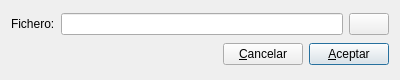
<?xml version="1.0" encoding="UTF-8"?>
<ui version="4.0">
 <class>pide_fich</class>
 <widget class="QDialog" name="pide_fich">
  <property name="geometry">
   <rect>
    <x>0</x>
    <y>0</y>
    <width>400</width>
    <height>80</height>
   </rect>
  </property>
  <property name="windowTitle">
   <string>Petición de Fichero</string>
  </property>
  <layout class="QVBoxLayout" name="verticalLayout">
   <item>
    <layout class="QHBoxLayout" name="horizontalLayout">
     <item>
      <widget class="QLabel" name="label">
       <property name="text">
        <string>Fichero:</string>
       </property>
      </widget>
     </item>
     <item>
      <widget class="QLineEdit" name="nombre_fich_lineEdit"/>
     </item>
     <item>
      <widget class="QPushButton" name="fichpushButton">
       <property name="text">
        <string/>
       </property>
       <property name="icon">
        <iconset resource="keme.qrc">
         <normaloff>:/iconos/graf/fileimport.png</normaloff>:/iconos/graf/fileimport.png</iconset>
       </property>
      </widget>
     </item>
    </layout>
   </item>
   <item>
    <layout class="QHBoxLayout" name="horizontalLayout_2">
     <item>
      <spacer name="horizontalSpacer">
       <property name="orientation">
        <enum>Qt::Horizontal</enum>
       </property>
       <property name="sizeHint" stdset="0">
        <size>
         <width>40</width>
         <height>20</height>
        </size>
       </property>
      </spacer>
     </item>
     <item>
      <widget class="QPushButton" name="cancelar_pushButton">
       <property name="text">
        <string>&amp;Cancelar</string>
       </property>
      </widget>
     </item>
     <item>
      <widget class="QPushButton" name="pushButton_2">
       <property name="text">
        <string>&amp;Aceptar</string>
       </property>
       <property name="default">
        <bool>true</bool>
       </property>
      </widget>
     </item>
    </layout>
   </item>
  </layout>
 </widget>
 <resources>
  <include location="keme.qrc"/>
 </resources>
 <connections>
  <connection>
   <sender>cancelar_pushButton</sender>
   <signal>clicked()</signal>
   <receiver>pide_fich</receiver>
   <slot>reject()</slot>
   <hints>
    <hint type="sourcelabel">
     <x>231</x>
     <y>55</y>
    </hint>
    <hint type="destinationlabel">
     <x>177</x>
     <y>35</y>
    </hint>
   </hints>
  </connection>
  <connection>
   <sender>pushButton_2</sender>
   <signal>clicked()</signal>
   <receiver>pide_fich</receiver>
   <slot>accept()</slot>
   <hints>
    <hint type="sourcelabel">
     <x>360</x>
     <y>53</y>
    </hint>
    <hint type="destinationlabel">
     <x>74</x>
     <y>41</y>
    </hint>
   </hints>
  </connection>
 </connections>
</ui>
